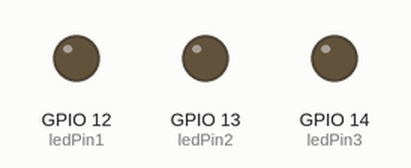
Recording of a sketch running on a simulated ESP32. Parts: output pins drawn as LEDs (lit = HIGH). WiFi joins after 1.5 s; servers stay silent unless stated; the local clock reads 2024-03-15 10:24:30 at power-on unless the sketch sets it; no MQTT or app messages arrive unless stated; what the sketch prints to the serial monitor is not drawn.

Above: at 1.57 s.
At 2.1 s:
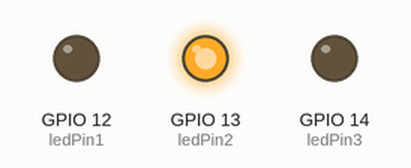
At 3.65 s:
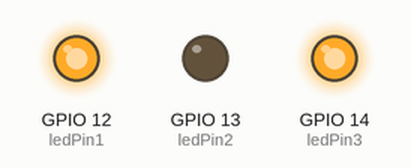
Timing chart, 0 to 4.6 s (numbered marks = the images above):
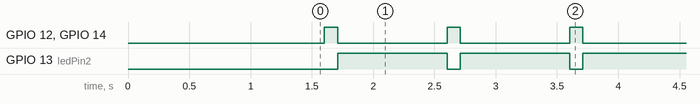

The sketch:

prueba_de_paquetes_base.ino
```cpp
#include <time.h>
#include <WiFi.h>
#include <PubSubClient.h>
#include <SPI.h>
#include <MFRC522.h>
#include <map>

// Configuración WiFi
const char* ssid = "SM-DESKTOP";
const char* password = "12345678";

// Configuración del servidor ThingsBoard
const char* mqtt_server = "demo.thingsboard.io";
const char* token = "qkry73ibqja3gqez8vc7"; // Sustituye esto por tu token real
const char* topic = "v1/devices/me/telemetry";

unsigned long lastSendTime = 0; // Almacena la última vez que se envió un mensaje
const long sendInterval = 1000; // Intervalo entre mensajes (1000 milisegundos = 1 segundo)
int contadorAsistencia = 1;

const char* ntpServer = "pool.ntp.org";
const long  gmtOffset_sec = -5 * 3600; // UTC-5 para Colombia
const int   daylightOffset_sec = 0; // Ajusta este valor si tu zona tiene horario de verano


WiFiClient espClient;
PubSubClient client(espClient);

// Pines para el RFID y LEDs
#define SS_PIN 21
#define RST_PIN 4
const int ledPin1 = 12;
const int ledPin2 = 13;
const int ledPin3 = 14;

MFRC522 rfid(SS_PIN, RST_PIN); // Instancia MFRC522

// Mapa para llevar la cuenta de las asistencias
std::map<String, int> userAttendance;

void setup_wifi() {
  Serial.begin(115200);
  Serial.println("Conectando a WiFi...");
  WiFi.begin(ssid, password);
  while (WiFi.status() != WL_CONNECTED) {
    delay(500);
    Serial.print(".");
  }
  Serial.println("WiFi conectado");
}

void reconnect() {
  while (!client.connected()) {
    Serial.print("Conectando a MQTT...");
    if (client.connect("ESP32Client", token, NULL)) {
      Serial.println("conectado");
    } else {
      Serial.print("fallo, rc=");
      Serial.print(client.state());
      Serial.println(" intento en 5 segundos");
      delay(5000);
    }
  }
}

void setup() {
  setup_wifi();
  client.setServer(mqtt_server, 1883);
  SPI.begin();
  rfid.PCD_Init();
  pinMode(ledPin1, OUTPUT);
  pinMode(ledPin2, OUTPUT);
  pinMode(ledPin3, OUTPUT);
  configTime(gmtOffset_sec, daylightOffset_sec, ntpServer);
}

String getUIDString() {
  String uidString = "";
  for (byte i = 0; i < rfid.uid.size; i++) {
    uidString += (rfid.uid.uidByte[i] < 0x10 ? "0" : "") + String(rfid.uid.uidByte[i], HEX);
  }
  uidString.toUpperCase();
  return uidString;
}

String getTagName(String uid) {
    if (uid.equals("FA108A7D")) {
        return "santiago adulto mayor 2";
    } else if (uid.equals("325A991E")) {
        return "hugo adulto mayor 1";
    } else if (uid.equals("42C4B889")) {
        return "Adulto mayor 3";
    }
    return "Desconocido";
}


void printLocalTime()
{
  struct tm timeinfo;
  if(!getLocalTime(&timeinfo)){
    Serial.println("Failed to obtain time");
    return;
  }
  Serial.println(&timeinfo, "%A, %B %d %Y %H:%M:%S");
}


void loop() {
  if (!client.connected()) {
    reconnect();
  }
  client.loop();

  unsigned long currentMillis = millis();
  if (currentMillis - lastSendTime >= sendInterval) {
    lastSendTime = currentMillis; // Actualiza el último tiempo de envío

    // Prender LEDs
    digitalWrite(ledPin1, HIGH);
    digitalWrite(ledPin2, LOW);
    digitalWrite(ledPin3, HIGH);

    // Obtén la hora actual del ESP32
    time_t now;
    struct tm timeinfo;
    time(&now);
    localtime_r(&now, &timeinfo);
    char timestamp[9];
    strftime(timestamp, sizeof(timestamp), "%H:%M:%S", &timeinfo);

    // Prepara el payload con el contador de asistencia actual
    String payload = "{\"timestamp\":\"" + String(timestamp) +
                     "\", \"RFID_tag\":\"nombre AM\", \"contador de asistencia\":" +
                     String(contadorAsistencia) + "}";
    Serial.println("Enviando datos a ThingsBoard...");
    if (client.publish(topic, (char*) payload.c_str())) {
      Serial.println("Datos enviados con éxito: " + payload);
      contadorAsistencia++; // Incrementa el contador de asistencia después de un envío exitoso
    } else {
      Serial.println("Error al enviar datos.");
    }

    // Espera un momento antes de apagar los LEDs para que sean visibles
    delay(100); // Ajusta este tiempo según necesites

    // Apagar LEDs
    digitalWrite(ledPin1, LOW);
    digitalWrite(ledPin2, HIGH);
    digitalWrite(ledPin3, LOW);
  }
}
```

Measured:
- by itself, GPIO 12 (ledPin1), GPIO 14 (ledPin3): alternates HIGH for 0.11 s and LOW for 0.89 s
- by itself, GPIO 13 (ledPin2): alternates HIGH for 0.89 s and LOW for 0.11 s
